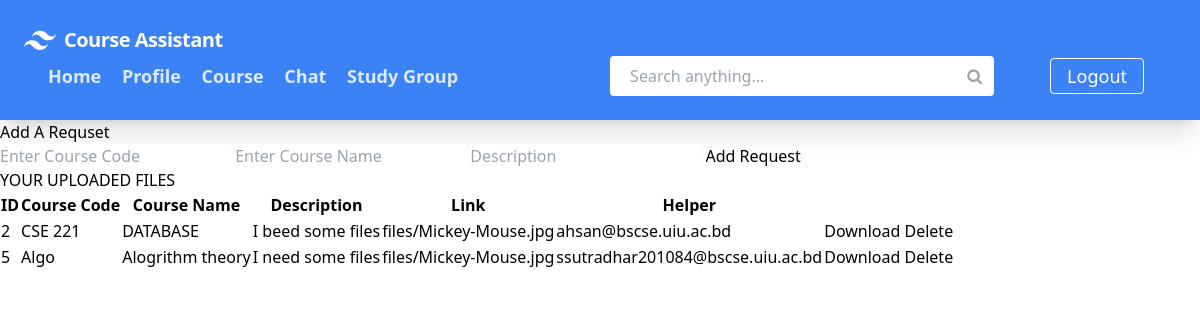
Screenshot of /request/my_request.php (signed in) with the database file from the repository.
### tables this page shows
CREATE TABLE `request` (
  `r_id` int(11) NOT NULL,
  `r_course_code` varchar(255) NOT NULL,
  `r_course_name` varchar(255) NOT NULL,
  `r_course_des` varchar(255) NOT NULL,
  `r_course_link` varchar(255) NOT NULL,
  `dt` datetime NOT NULL DEFAULT current_timestamp(),
  `helper_id` varchar(50) NOT NULL,
  `domain` varchar(50) NOT NULL,
  `request_admin` varchar(50) NOT NULL
);

### include/main-function.php (called while the page is built, shortened)
<?php
    function check_login($conn)
    {
        if (isset($_SESSION['email'])) {
            $id = $_SESSION['email'];
            $query = "SELECT * FROM users WHERE email = '$id'";
            $result = $conn -> query($query);
            if ($result && mysqli_num_rows($result) > 0)
                return mysqli_fetch_assoc($result);
        }
        die;
    }

### include/add-request-function.php (called while the page is built, shortened)
<?php
   function desplay_my_data($conn,$user_data){
      $post_admin = $user_data['email'];
      $query = "SELECT * FROM request WHERE request_admin='$post_admin'";
          if(mysqli_query($conn, $query)){
              return mysqli_query($conn, $query);
          }
   }
?>

### request/my_request.php (the view, shortened to what this page needs)
<!DOCTYPE html>
<html lang="en">
<?php
     require_once '../header.php';
      $user_data = check_login($conn);
          $posts = desplay_my_data($conn,$user_data);
?>
  </head>
  <body>
  <?php require_once INCLUDES['nav-main-template']; ?>
<?php require_once INCLUDES['nav-logged-template']; ?>
    <div >
        <h2><a href="index.php">Add A Requset</a></h2>
        <form action="" method="post" enctype="multipart/form-data">
            <input type="text" name="request_course_code" placeholder="Enter Course Code" require>
            <input type="text" name="request_course_name" placeholder="Enter Course Name" require>
            <input type="text" name="request_course_des" placeholder="Description" require>
            <input type="submit" value="Add Request" name="add_request" class="form-control bg-warning">
        </form>
    </div>
    <div>
    <h2><a>YOUR UPLOADED FILES</a></h2>
        <table>
            <thead>
                <tr>
                    <th>ID</th>
                    <th>Course Code</th>
                    <th>Course Name</th>
                    <th>Description</th>
                    <th>Link</th>
                    <th>Helper<th>
                </tr>
            </thead>
            <tbody>
            <?php while($post=mysqli_fetch_assoc($posts)){ ?>
                <tr>
                    <td><?php  echo $post['r_id']; ?></td>
                    <td><?php  echo $post['r_course_code']; ?></td>
                    <td><?php  echo $post['r_course_name']; ?></td>
                    <td><?php  echo $post['r_course_des']; ?></td>
                    <td><?php  echo $post['r_course_link']; ?></td>
                    <td><?php  echo $post['helper_id']; ?></td>
                    <td>
                        <a  href="files/<?php echo $post['r_course_link']; ?>" download>Download</a>
                        <a  href="?status=delete&&id=<?php echo $post['r_id']?>" onclick="return confirm('Are you sure you want to delete this item?')">Delete</a>
                    </td>
                </tr>
                <?php } ?>
            </tbody>
        </table>
    </div>
  </body>
</html>

### header.php (shortened to what this page needs)
<head>
    <link rel="stylesheet" href="<?php echo CSS['styles.css']."?".time(); ?>">
    <link rel="stylesheet" href="https://cdnjs.cloudflare.com/ajax/libs/font-awesome/4.7.0/css/font-awesome.min.css">

### template/nav-main.php (shortened to what this page needs)
<nav class="nav">
    <div class="nav-logo">
        <span class="nav-logo-text">Course Assistant</span>
    </div>

### template/nav-menu-for-logged-user.php (shortened to what this page needs)
<div class="nav-menu-container">
    <div class="nav-menu-wrapper">
        <a href="<?php echo PAGES['home']; ?>" class="nav-menu-item mr-4c">
            Home
        </a>
        <a href="<?php echo PAGES['profile']; ?>" class="nav-menu-item mr-4c">
            Profile
        </a>
        <a href="<?php echo PAGES['stats']; ?>" class="nav-menu-item mr-4c">
            Course
        </a>
        <a href="<?php echo PAGES['chat']; ?>" class="nav-menu-item mr-4c">
            Chat
        </a>
        <a href="<?php echo PAGES['group']; ?>" class="nav-menu-item mr-4c">
            Study Group
        </a>
    </div>
    <div class="search-bar">
        <div class="search-bar-container">
            <form action="<?php echo PAGES['home']; ?>" method="get">
                <input type="text" class="search-bar-input" name="search-text" placeholder="Search anything...">
                <div class="search-btn-size">
                    <i class="fa fa-search search-btn-icon"></i>
                </div>
            </form>
        </div>
        <div class="nav-menu-container-right">
            <a href="<?php echo PAGES['logout']; ?>" class="nav-menu-btn">Logout</a>
        </div>
    </div>
</div>
</nav>

### css/styles.css (style rules this page uses)
html { line-height: 1.5; -webkit-text-size-adjust: 100%; -moz-tab-size: 4; -o-tab-size: 4; tab-size: 4; font-family: ui-sans-serif, system-ui, -apple-system, BlinkMacSystemFont, "Segoe UI", Roboto, "Helvetica Neue", Arial, "Noto Sans", sans-serif, "Apple Color Emoji", "Segoe UI Emoji", "Segoe UI Symbol", "Noto Color Emoji"; }
body { margin: 0; line-height: inherit; }
h1, h2, h3, h4, h5, h6 { font-size: inherit; font-weight: inherit; }
a { color: inherit; text-decoration: inherit; }
table { text-indent: 0; border-color: inherit; border-collapse: collapse; }
button, input, optgroup, select, textarea { font-family: inherit; font-size: 100%; line-height: inherit; color: inherit; margin: 0; padding: 0; }
button, [type='button'], [type='reset'], [type='submit'] { -webkit-appearance: button; background-color: transparent; background-image: none; }
blockquote, dl, dd, h1, h2, h3, h4, h5, h6, hr, figure, p, pre { margin: 0; }
input::placeholder, textarea::placeholder { opacity: 1; color: #9ca3af; }
img, svg, video, canvas, audio, iframe, embed, object { display: block; vertical-align: middle; }
.nav { display: flex; flex-wrap: wrap; align-items: center; justify-content: space-between; --tw-bg-opacity: 1; background-color: rgb(59 130 246 / var(--tw-bg-opacity)); padding: 1.5rem; --tw-shadow: 0 20px 25px -5px rgb(0 0 0 / 0.1), 0 8px 10px -6px rgb(0 0 0 / 0.1); --tw-shadow-colored: 0 20px 25px -5px var(--tw-shadow-color), 0 8px 10px -6px var(--tw-shadow-color); box-shadow: var(--tw-ring-offset-shadow, 0 0 #0000), var(--tw-ring-shadow, 0 0 #0000), var(--tw-shadow); }
.nav-logo { margin-right: 1.5rem; display: flex; flex-shrink: 0; align-items: center; --tw-text-opacity: 1; color: rgb(255 255 255 / var(--tw-text-opacity)); }
.nav-logo-size { margin-right: 0.5rem; height: 2rem; width: 2rem; fill: currentColor; }
.nav-logo-text { font-size: 1.25rem; line-height: 1.75rem; font-weight: 600; letter-spacing: -0.025em; }
.nav-menu-container { margin-left: 1.5rem; display: block; width: 100%; flex-grow: 1; }
@media (min-width: 1024px) { .nav-menu-container { display: flex; } }
@media (min-width: 1024px) { .nav-menu-container { width: auto; } }
@media (min-width: 1024px) { .nav-menu-container { align-items: center; } }
.nav-menu-container-right { float: right; margin-left: 1.5rem; display: block; width: 100%; flex-grow: 1; }
@media (min-width: 1024px) { .nav-menu-container-right { display: flex; } }
@media (min-width: 1024px) { .nav-menu-container-right { width: auto; } }
@media (min-width: 1024px) { .nav-menu-container-right { align-items: center; } }
.nav-menu-wrapper { font-size: 1.125rem; line-height: 1.75rem; font-weight: 600; }
@media (min-width: 1024px) { .nav-menu-wrapper { flex-grow: 1; } }
.nav-menu-item { margin-top: 1rem; display: block; --tw-text-opacity: 1; color: rgb(219 234 254 / var(--tw-text-opacity)); }
@media (min-width: 1024px) { .nav-menu-item { margin-top: 0px; } }
@media (min-width: 1024px) { .nav-menu-item { display: inline-block; } }
.mr-4c { margin-right: 1rem; }
.nav-menu-btn { margin-top: 1rem; border-radius: 0.25rem; border-width: 1px; --tw-border-opacity: 1; border-color: rgb(255 255 255 / var(--tw-border-opacity)); padding-left: 1rem; padding-right: 1rem; padding-top: 0.5rem; padding-bottom: 0.5rem; font-size: 1.125rem; line-height: 1.75rem; line-height: 1; --tw-text-opacity: 1; color: rgb(255 255 255 / var(--tw-text-opacity)); }
@media (min-width: 1024px) { .nav-menu-btn { margin-top: 0px; } }
.search-bar { display: flex; align-items: center; justify-content: center; padding-left: 1rem; padding-right: 1rem; }
@media (min-width: 640px) { .search-bar { padding-left: 1.5rem; padding-right: 1.5rem; } }
@media (min-width: 1024px) { .search-bar { padding-left: 2rem; padding-right: 2rem; } }
.search-bar-container { position: relative; }
@media (min-width: 640px) { .search-bar-container { margin-right: 2.5rem; } }
@media (min-width: 1024px) { .search-bar-container { margin-right: 2rem; } }
.search-bar-input { z-index: 0; height: 2.5rem; width: 24rem; border-radius: 0.25rem; padding-right: 2rem; padding-left: 1.25rem; }
.search-btn-size { position: absolute; top: 0.5rem; right: 0.75rem; }
.search-btn-icon { z-index: 20; --tw-text-opacity: 1; color: rgb(156 163 175 / var(--tw-text-opacity)); }

### rows the page displays
request: r_id "2", r_course_code "CSE 221", r_course_name "DATABASE", r_course_des "I beed some files", r_course_link "files/Mickey-Mouse.jpg", helper "ahsan@bscse.uiu.ac.bd"
request: r_id "5", r_course_code "Algo", r_course_name "Alogrithm theory", r_course_des "I need some files", r_course_link "files/Mickey-Mouse.jpg", helper "ssutradhar201084@bscse.uiu.ac.bd"
